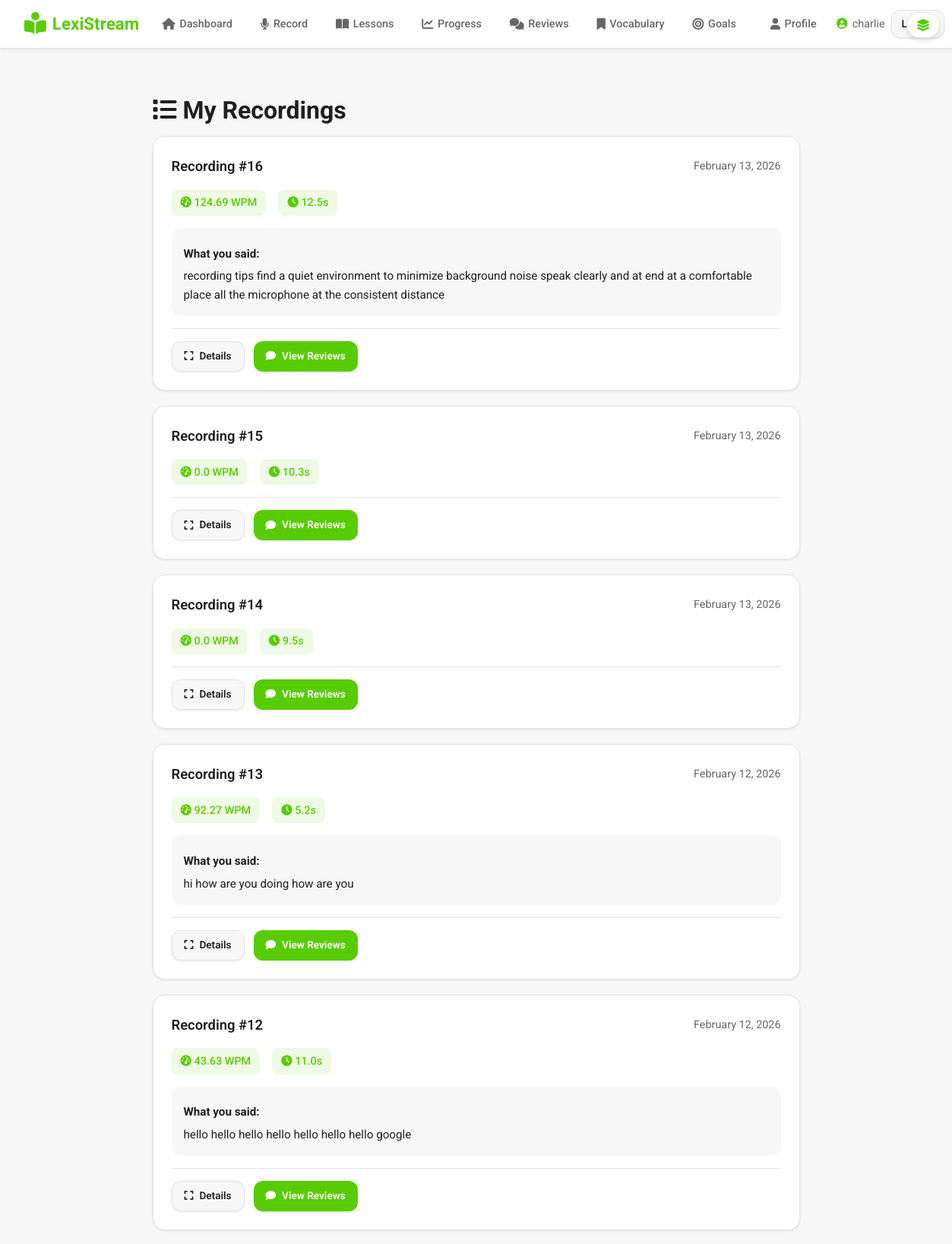
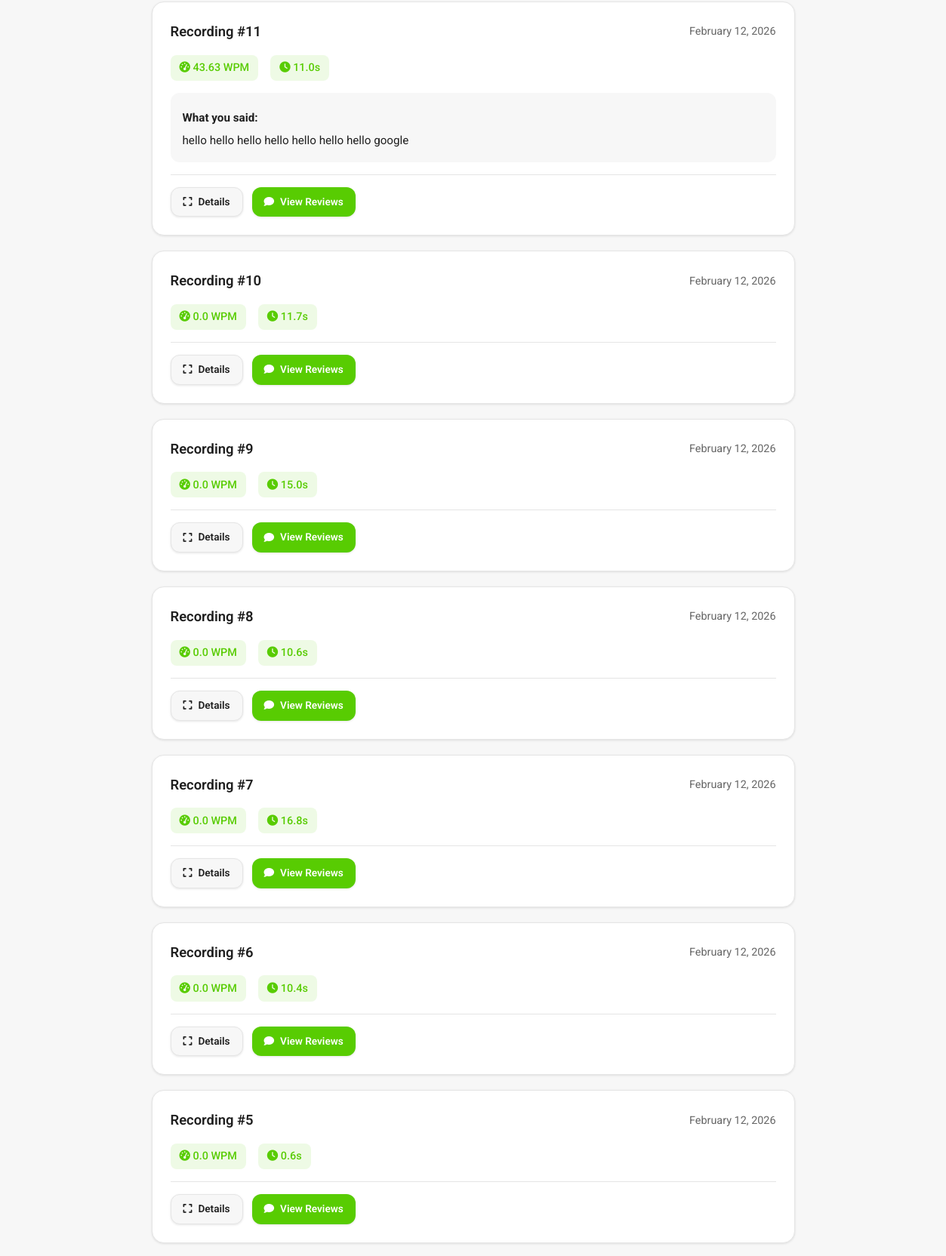
/recordings (signed in, upper part), run on the app's committed database (2 pictures, top to bottom).
### app.py (models this page shows)
class User(UserMixin, db.Model):
    id = db.Column(db.Integer, primary_key=True)
    username = db.Column(db.String(80), unique=True, nullable=False)
    email = db.Column(db.String(120), unique=True, nullable=False)
    password_hash = db.Column(db.String(255), nullable=False)
    is_admin = db.Column(db.Boolean, default=False, nullable=False)
    display_name = db.Column(db.String(120))
    bio = db.Column(db.Text)
    location = db.Column(db.String(120))
    website = db.Column(db.String(255))
    avatar_url = db.Column(db.String(255))
    role = db.Column(db.String(20), default="user", nullable=False)  # user, teacher, admin
    created_at = db.Column(db.DateTime, default=datetime.utcnow)

class Recording(db.Model):
    id = db.Column(db.Integer, primary_key=True)
    user_id = db.Column(db.Integer, db.ForeignKey('user.id'), nullable=False)
    filename = db.Column(db.String(255), nullable=False)
    transcript = db.Column(db.Text)
    ai_feedback = db.Column(db.Text)  # OpenAI-generated feedback on what user said
    words_per_minute = db.Column(db.Float)
    duration_seconds = db.Column(db.Float)
    created_at = db.Column(db.DateTime, default=datetime.utcnow)
    user = db.relationship('User', backref=db.backref('recordings', lazy=True))

### app.py (the view)
@app.route('/recordings')
@login_required
def recordings():
    recordings_list = Recording.query.filter_by(user_id=current_user.id)\
        .order_by(Recording.created_at.desc()).all()
    return render_template('recordings.html', recordings=recordings_list)

### app.py (called while the page is built)
@login_manager.user_loader
def load_user(user_id):
    return User.query.get(int(user_id))

### templates/recordings.html (shortened to what this page needs)
{% extends "base.html" %}
{% block content %}
<div class="recordings-container">
    <h1 class="page-title"><i class="fas fa-list"></i> My Recordings</h1>
    {% if recordings %}
    <div class="recordings-grid">
        {% for recording in recordings %}
        <div class="recording-card">
            <div class="recording-header">
                <h3>Recording #{{ recording.id }}</h3>
                <span class="recording-date">{{ recording.created_at.strftime('%B %d, %Y') }}</span>
            </div>
            <div class="recording-stats">
                <div class="stat-badge">
                    <i class="fas fa-tachometer-alt"></i> {{ recording.words_per_minute }} WPM
                </div>
                <div class="stat-badge">
                    <i class="fas fa-clock"></i> {{ "%.1f"|format(recording.duration_seconds) }}s
                </div>
            </div>
            {% if recording.transcript %}
            <div class="recording-transcript">
                <p><strong>What you said:</strong></p>
                <p>{{ recording.transcript }}</p>
            </div>
            {% endif %}
            <div class="recording-actions">
                <a href="{{ url_for('recording_result', recording_id=recording.id) }}" class="btn btn-sm btn-secondary">
                    <i class="fas fa-expand"></i> Details
                </a>
                <a href="{{ url_for('review_recording', recording_id=recording.id) }}" class="btn btn-sm btn-primary">
                    <i class="fas fa-comment"></i> View Reviews
                </a>
            </div>
        </div>
        {% endfor %}
    </div>
    {% endif %}
</div>
{% endblock %}

### templates/base.html (shortened to what this page needs)
<!DOCTYPE html>
<html lang="en">
<head>
    <link rel="stylesheet" href="{{ url_for('static', filename='css/style.css') }}">
    <link rel="stylesheet" href="https://cdnjs.cloudflare.com/ajax/libs/font-awesome/6.4.0/css/all.min.css">
</head>
<body>
    <header class="navbar">
        <div class="nav-container">
            <div class="nav-left">
                <a href="{% if current_user.is_authenticated %}{% if current_user.is_admin %}{{ url_for('admin_dashboard') }}{% else %}{{ url_for('dashboard') }}{% endif %}{% else %}{{ url_for('index') }}{% endif %}" class="nav-logo">
                    <i class="fas fa-book-reader"></i>
                    <span>LexiStream</span>
                </a>
            </div>
            <div class="nav-center">
                {% if current_user.is_authenticated %}
                <ul class="nav-menu">
                    {% if current_user.is_admin or current_user.role == 'admin' %}
                    <li>
                        <a href="{{ url_for('admin_dashboard') }}" class="nav-link {% if request.endpoint == 'admin_dashboard' %}active{% endif %}">
                            <i class="fas fa-shield-alt"></i><span>Admin</span>
                        </a>
                    </li>
                    {% elif current_user.role == 'teacher' %}
                    <li>
                        <a href="{{ url_for('teacher_dashboard') }}" class="nav-link {% if request.endpoint == 'teacher_dashboard' %}active{% endif %}">
                            <i class="fas fa-chalkboard-teacher"></i><span>Teacher</span>
                        </a>
                    </li>
                    {% else %}
                    <li>
                        <a href="{{ url_for('dashboard') }}" class="nav-link {% if request.endpoint == 'dashboard' %}active{% endif %}">
                            <i class="fas fa-home"></i><span>Dashboard</span>
                        </a>
                    </li>
                    {% endif %}
                    <li>
                        <a href="{{ url_for('record') }}" class="nav-link {% if request.endpoint == 'record' %}active{% endif %}">
                            <i class="fas fa-microphone"></i><span>Record</span>
                        </a>
                    </li>
                    <li>
                        <a href="{{ url_for('lessons') }}" class="nav-link {% if request.endpoint == 'lessons' %}active{% endif %}">
                            <i class="fas fa-book-open"></i><span>Lessons</span>
                        </a>
                    </li>
                    <li>
                        <a href="{{ url_for('progress') }}" class="nav-link {% if request.endpoint == 'progress' %}active{% endif %}">
                            <i class="fas fa-chart-line"></i><span>Progress</span>
                        </a>
                    </li>
                    <li>
                        <a href="{{ url_for('reviews') }}" class="nav-link {% if 'review' in request.endpoint %}active{% endif %}">
                            <i class="fas fa-comments"></i><span>Reviews</span>
                        </a>
                    </li>
                    <li>
                        <a href="{{ url_for('vocabulary') }}" class="nav-link {% if request.endpoint == 'vocabulary' %}active{% endif %}">
                            <i class="fas fa-bookmark"></i><span>Vocabulary</span>
                        </a>
                    </li>
                    <li>
                        <a href="{{ url_for('goals') }}" class="nav-link {% if request.endpoint == 'goals' %}active{% endif %}">
                            <i class="fas fa-bullseye"></i><span>Goals</span>
                        </a>
                    </li>
                </ul>
                {% endif %}
            </div>
            <div class="nav-right">
                {% if current_user.is_authenticated %}
                <a href="{{ url_for('profile') }}" class="nav-link" style="margin-right: 0.25rem;">
                    <i class="fas fa-user"></i><span>Profile</span>
                </a>
                <span class="nav-user">
                    <i class="fas fa-user-circle"></i>
                    {{ current_user.username }}{% if current_user.is_admin %} (Admin){% endif %}
                </span>
                <a href="{{ url_for('logout') }}" class="btn btn-secondary btn-sm">Logout</a>
                {% else %}
                <a href="{{ url_for('login') }}" class="btn btn-secondary btn-sm">Login</a>
                <a href="{{ url_for('register') }}" class="btn btn-primary btn-sm">Register</a>
                {% endif %}
            </div>
        </div>
    </header>
    {% if current_user.is_authenticated %}
    <button type="button" id="toggleCanvasBtn" class="canvas-toggle" title="Toggle dashboard">
        <i class="fas fa-layer-group"></i>
    </button>
    {% endif %}
    <main class="main-content">
        {% block content %}{% endblock %}
    </main>
</body>
</html>

### static/css/style.css (style rules this page uses)
* { margin: 0; padding: 0; box-sizing: border-box; }
:root { --matcha-dark: #58cc02; --matcha-light: #89e219; --matcha-hover: #4fb800; --cream-bg: #f7f7f7; --cream-light: #ffffff; --cream-border: #e5e5e5; --text-primary: #1f1f1f; --text-secondary: #666666; --text-light: #999999; --danger: #dc3545; --warning: #ffc107; --shadow-sm: 0 1px 3px rgba(0, 0, 0, 0.1); --shadow-md: 0 4px 6px rgba(0, 0, 0, 0.1); --shadow-lg: 0 10px 20px rgba(0, 0, 0, 0.1); }
body { font-family: 'Roboto', -apple-system, BlinkMacSystemFont, 'Segoe UI', sans-serif; background: var(--cream-bg); color: var(--text-primary); line-height: 1.6; min-height: 100vh; }
.navbar { background: var(--cream-light); border-bottom: 1px solid var(--cream-border); position: sticky; top: 0; z-index: 1000; box-shadow: var(--shadow-sm); transition: transform 0.3s ease; }
.nav-container { max-width: 1400px; margin: 0 auto; padding: 0.75rem 2rem; display: flex; align-items: center; justify-content: space-between; gap: 1rem; }
.nav-left, .nav-center, .nav-right { display: flex; align-items: center; gap: 1rem; }
.nav-logo { display: inline-flex; align-items: center; gap: 0.5rem; font-size: 1.4rem; font-weight: 700; color: var(--matcha-dark); text-decoration: none; }
.nav-logo i { font-size: 1.8rem; }
.nav-menu { list-style: none; display: flex; align-items: center; gap: 0.5rem; }
.nav-link { display: inline-flex; align-items: center; gap: 0.35rem; padding: 0.5rem 0.9rem; border-radius: 999px; text-decoration: none; color: var(--text-secondary); font-size: 0.9rem; font-weight: 500; transition: background 0.2s ease, color 0.2s ease; }
.nav-link i { font-size: 0.95rem; }
.nav-user { display: inline-flex; align-items: center; gap: 0.4rem; font-size: 0.9rem; color: var(--text-secondary); }
.nav-user i { color: var(--matcha-dark); }
.nav-right .btn-sm { padding: 0.4rem 0.8rem; }
.nav-right { gap: 0.5rem; }
.canvas-toggle { position: fixed; top: 1rem; right: 1rem; z-index: 1100; background: var(--cream-light); border: 1px solid var(--cream-border); border-radius: 999px; padding: 0.5rem 0.75rem; box-shadow: var(--shadow-md); display: flex; align-items: center; justify-content: center; cursor: pointer; }
.canvas-toggle i { font-size: 1rem; color: var(--matcha-dark); }
.main-content { max-width: 1400px; margin: 0 auto; padding: 1.5rem 2rem 2rem; }
.btn { display: inline-flex; align-items: center; gap: 0.5rem; padding: 0.75rem 1.5rem; border: none; border-radius: 12px; font-weight: 600; font-size: 0.95rem; cursor: pointer; transition: all 0.2s ease; text-decoration: none; font-family: 'Roboto', sans-serif; box-shadow: var(--shadow-sm); }
.btn-primary { background: var(--matcha-dark); color: white; }
.btn-secondary { background: var(--cream-light); color: var(--text-primary); border: 2px solid var(--cream-border); }
.btn-sm { padding: 0.5rem 1rem; font-size: 0.85rem; }
.recordings-container { max-width: 900px; margin: 0 auto; padding: 2rem 1.5rem; }
.recordings-container .page-title { margin-bottom: 0.5rem; }
.recordings-grid { display: grid; gap: 1.25rem; }
.recording-card, .recording-result-card { background: var(--cream-light); border-radius: 16px; padding: 1.5rem; border: 1px solid var(--cream-border); box-shadow: var(--shadow-sm); }
.recording-header { display: flex; justify-content: space-between; align-items: center; flex-wrap: wrap; gap: 0.5rem; margin-bottom: 1rem; }
.recording-header h3 { font-size: 1.15rem; font-weight: 600; color: var(--text-primary); }
.recording-date { font-size: 0.9rem; color: var(--text-secondary); }
.recording-stats { display: flex; gap: 1rem; margin-bottom: 1rem; }
.recording-stats .stat-badge { background: rgba(88, 204, 2, 0.1); color: var(--matcha-dark); padding: 0.35rem 0.75rem; border-radius: 8px; font-size: 0.9rem; font-weight: 500; }
.recording-transcript, .recording-ai-feedback { margin-bottom: 1rem; padding: 1rem; background: var(--cream-bg); border-radius: 12px; font-size: 0.95rem; }
.recording-transcript p, .recording-ai-feedback p { margin: 0.35rem 0 0; color: var(--text-primary); }
.recording-transcript strong, .recording-ai-feedback strong { color: var(--text-primary); }
.recording-actions { display: flex; flex-wrap: wrap; gap: 0.75rem; margin-top: 1rem; padding-top: 1rem; border-top: 1px solid var(--cream-border); }
.btn-secondary { background: var(--cream-bg); color: var(--text-primary); border: 1px solid var(--cream-border); }

### data on the page
User: username "charlie"
Recording: id "16", created_at "February 13, 2026", words_per_minute "124.69", duration_seconds "12.5", transcript "recording tips find a quiet environment to minimize background noise speak clearly and at end at a comfortable place all the microphone at the consistent distance"
Recording: id "15", created_at "February 13, 2026", words_per_minute "0.0", duration_seconds "10.3"
Recording: id "14", created_at "February 13, 2026", words_per_minute "0.0", duration_seconds "9.5"
Recording: id "13", created_at "February 12, 2026", words_per_minute "92.27", duration_seconds "5.2", transcript "hi how are you doing how are you"
Recording: id "12", created_at "February 12, 2026", words_per_minute "43.63", duration_seconds "11.0", transcript "hello hello hello hello hello hello hello google"
Recording: id "11", created_at "February 12, 2026", words_per_minute "43.63", duration_seconds "11.0", transcript "hello hello hello hello hello hello hello google"
Recording: id "10", created_at "February 12, 2026", words_per_minute "0.0", duration_seconds "11.7"
Recording: id "9", created_at "February 12, 2026", words_per_minute "0.0", duration_seconds "15.0"
Recording: id "8", created_at "February 12, 2026", words_per_minute "0.0", duration_seconds "10.6"
Recording: id "7", created_at "February 12, 2026", words_per_minute "0.0", duration_seconds "16.8"
Recording: id "6", created_at "February 12, 2026", words_per_minute "0.0", duration_seconds "10.4"
Recording: id "5", created_at "February 12, 2026", words_per_minute "0.0", duration_seconds "0.6"
